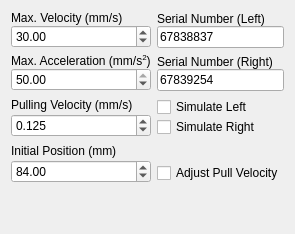
         <widget class="QWidget" name="pullersTab">
          <attribute name="title">
           <string>Pullers</string>
          </attribute>
          <layout class="QGridLayout" name="gridLayout_7">
           <item row="5" column="0">
            <spacer name="verticalSpacer_3">
             <property name="orientation">
              <enum>Qt::Vertical</enum>
             </property>
             <property name="sizeHint" stdset="0">
              <size>
               <width>20</width>
               <height>40</height>
              </size>
             </property>
            </spacer>
           </item>
           <item row="2" column="0">
            <layout class="QVBoxLayout" name="verticalLayout_24">
             <property name="spacing">
              <number>0</number>
             </property>
             <item>
              <widget class="QLabel" name="label_23">
               <property name="text">
                <string>&lt;html&gt;&lt;head/&gt;&lt;body&gt;&lt;p&gt;Pulling Velocity (mm/s)&lt;/p&gt;&lt;/body&gt;&lt;/html&gt;</string>
               </property>
              </widget>
             </item>
             <item>
              <widget class="QDoubleSpinBox" name="pullerPullVelSpin">
               <property name="decimals">
                <number>3</number>
               </property>
               <property name="minimum">
                <double>0.010000000000000</double>
               </property>
               <property name="value">
                <double>0.125000000000000</double>
               </property>
              </widget>
             </item>
            </layout>
           </item>
           <item row="4" column="0">
            <layout class="QVBoxLayout" name="verticalLayout_21">
             <property name="spacing">
              <number>0</number>
             </property>
             <item>
              <widget class="QLabel" name="label_20">
               <property name="text">
                <string>&lt;html&gt;&lt;head/&gt;&lt;body&gt;&lt;p&gt;Initial Position (mm)&lt;/p&gt;&lt;/body&gt;&lt;/html&gt;</string>
               </property>
              </widget>
             </item>
             <item>
              <widget class="QDoubleSpinBox" name="pullerInitPosSpin">
               <property name="maximum">
                <double>99.989999999999995</double>
               </property>
               <property name="value">
                <double>84.000000000000000</double>
               </property>
              </widget>
             </item>
            </layout>
           </item>
           <item row="1" column="1">
            <layout class="QVBoxLayout" name="verticalLayout_23">
             <property name="spacing">
              <number>0</number>
             </property>
             <item>
              <widget class="QLabel" name="label_22">
               <property name="text">
                <string>Serial Number (Right)</string>
               </property>
              </widget>
             </item>
             <item>
              <widget class="QLineEdit" name="pullerRightSerialText">
               <property name="sizePolicy">
                <sizepolicy hsizetype="Minimum" vsizetype="Fixed">
                 <horstretch>0</horstretch>
                 <verstretch>0</verstretch>
                </sizepolicy>
               </property>
               <property name="text">
                <string>67839254</string>
               </property>
               <property name="readOnly">
                <bool>true</bool>
               </property>
              </widget>
             </item>
            </layout>
           </item>
           <item row="0" column="1">
            <layout class="QVBoxLayout" name="verticalLayout_22">
             <property name="spacing">
              <number>0</number>
             </property>
             <item>
              <widget class="QLabel" name="label_21">
               <property name="text">
                <string>Serial Number (Left)</string>
               </property>
              </widget>
             </item>
             <item>
              <widget class="QLineEdit" name="pullerLeftSerialText">
               <property name="sizePolicy">
                <sizepolicy hsizetype="Minimum" vsizetype="Fixed">
                 <horstretch>0</horstretch>
                 <verstretch>0</verstretch>
                </sizepolicy>
               </property>
               <property name="text">
                <string>67838837</string>
               </property>
               <property name="readOnly">
                <bool>true</bool>
               </property>
              </widget>
             </item>
            </layout>
           </item>
           <item row="0" column="0">
            <layout class="QVBoxLayout" name="verticalLayout_20">
             <property name="spacing">
              <number>0</number>
             </property>
             <item>
              <widget class="QLabel" name="label_19">
               <property name="text">
                <string>&lt;html&gt;&lt;head/&gt;&lt;body&gt;&lt;p&gt;Max. Velocity (mm/s)&lt;/p&gt;&lt;/body&gt;&lt;/html&gt;</string>
               </property>
              </widget>
             </item>
             <item>
              <widget class="QDoubleSpinBox" name="pullerVelSpin">
               <property name="minimum">
                <double>0.010000000000000</double>
               </property>
               <property name="value">
                <double>30.000000000000000</double>
               </property>
              </widget>
             </item>
            </layout>
           </item>
           <item row="2" column="1">
            <layout class="QVBoxLayout" name="verticalLayout_45">
             <property name="spacing">
              <number>0</number>
             </property>
             <item>
              <widget class="QCheckBox" name="leftSimCheck">
               <property name="text">
                <string>Simulate Left</string>
               </property>
               <property name="checked">
                <bool>false</bool>
               </property>
              </widget>
             </item>
             <item>
              <widget class="QCheckBox" name="rightSimCheck">
               <property name="text">
                <string>Simulate Right</string>
               </property>
               <property name="checked">
                <bool>false</bool>
               </property>
              </widget>
             </item>
            </layout>
           </item>
           <item row="4" column="1">
            <layout class="QVBoxLayout" name="verticalLayout_40">
             <property name="bottomMargin">
              <number>0</number>
             </property>
             <item>
              <widget class="QLabel" name="label_42">
               <property name="text">
                <string/>
               </property>
              </widget>
             </item>
             <item>
              <widget class="QCheckBox" name="adaptivelCheck">
               <property name="text">
                <string>Adjust Pull Velocity</string>
               </property>
               <property name="checked">
                <bool>false</bool>
               </property>
              </widget>
             </item>
            </layout>
           </item>
           <item row="1" column="0">
            <layout class="QVBoxLayout" name="verticalLayout_19">
             <property name="spacing">
              <number>0</number>
             </property>
             <item>
              <widget class="QLabel" name="label_18">
               <property name="text">
                <string>&lt;html&gt;&lt;head/&gt;&lt;body&gt;&lt;p&gt;Max. Acceleration (mm/s&lt;span style=&quot; vertical-align:super;&quot;&gt;2&lt;/span&gt;)&lt;/p&gt;&lt;/body&gt;&lt;/html&gt;</string>
               </property>
              </widget>
             </item>
             <item>
              <widget class="QDoubleSpinBox" name="pullerAccelSpin">
               <property name="minimum">
                <double>0.010000000000000</double>
               </property>
               <property name="maximum">
                <double>50.000000000000000</double>
               </property>
               <property name="value">
                <double>50.000000000000000</double>
               </property>
              </widget>
             </item>
            </layout>
           </item>
          </layout>
         </widget>
